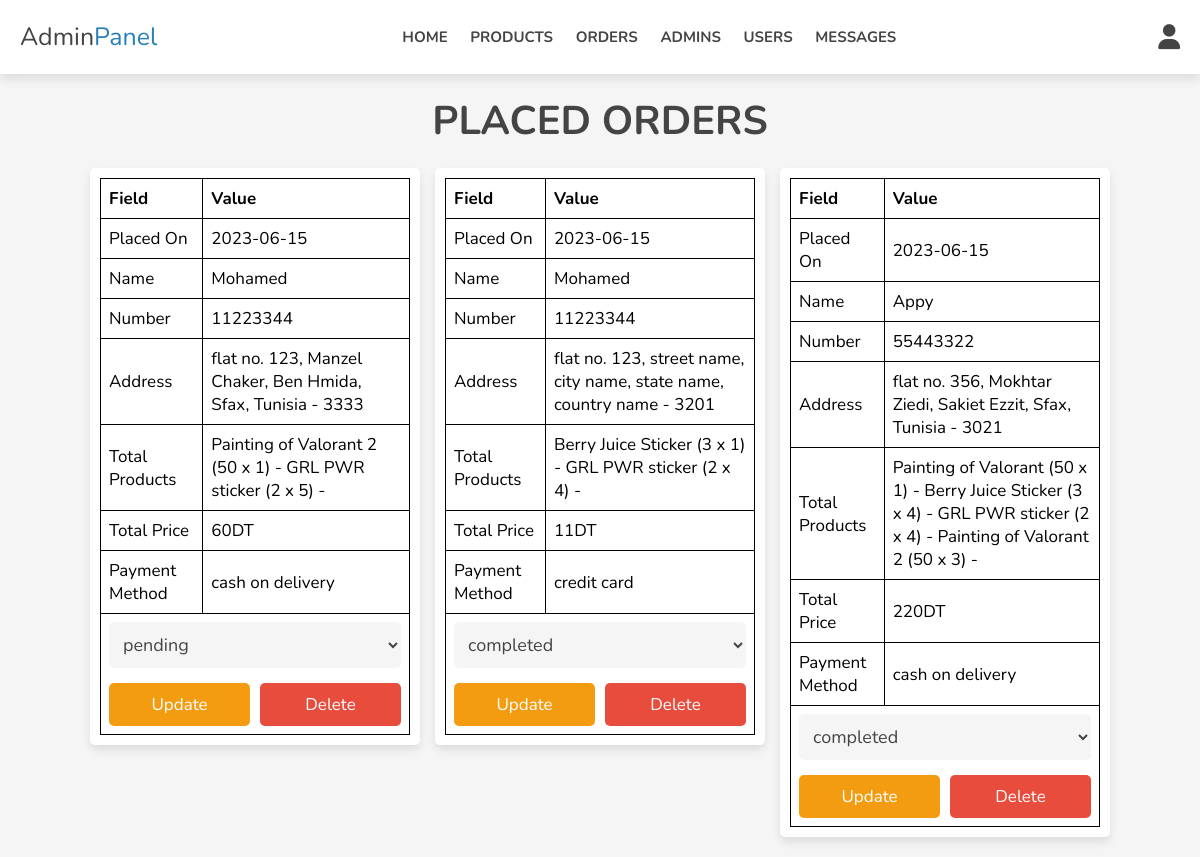
/admin/placed_orders.php (signed in), run on the app's committed database.
### tables this page shows
CREATE TABLE `orders` (
  `id` int(100) NOT NULL,
  `user_id` int(100) NOT NULL,
  `name` varchar(20) NOT NULL,
  `number` varchar(10) NOT NULL,
  `email` varchar(50) NOT NULL,
  `method` varchar(50) NOT NULL,
  `address` varchar(500) NOT NULL,
  `total_products` varchar(1000) NOT NULL,
  `total_price` int(100) NOT NULL,
  `placed_on` date NOT NULL DEFAULT current_timestamp(),
  `payment_status` varchar(20) NOT NULL DEFAULT 'pending'
);

### admin/placed_orders.php (the view, shortened to what this page needs)
<?php
include '../components/connect.php';
?>
<!DOCTYPE html>
<html lang="en">
<head>
   <link rel="stylesheet" href="https://cdnjs.cloudflare.com/ajax/libs/font-awesome/6.1.1/css/all.min.css">
    <link rel="stylesheet" href="../css/admin_style.css?<?php echo time(); ?>">
</head>
<body>
<?php include '../components/admin_header.php'; ?>
<section class="orders">
<h1 class="heading">placed orders</h1>
<div class="box-container">
   <?php
      $select_orders = $conn->prepare("SELECT * FROM `orders`");
      $select_orders->execute();
      if($select_orders->rowCount() > 0){
         while($fetch_orders = $select_orders->fetch(PDO::FETCH_ASSOC)){
   ?>
   <div class="box">
   <table class="table">
  <tr>
    <th>Field</th>
    <th>Value</th>
  </tr>
  <tr>
    <td>Placed On</td>
    <td><span><?= $fetch_orders['placed_on']; ?></span></td>
  </tr>
  <tr>
    <td>Name</td>
    <td><span><?= $fetch_orders['name']; ?></span></td>
  </tr>
  <tr>
    <td>Number</td>
    <td><span><?= $fetch_orders['number']; ?></span></td>
  </tr>
  <tr>
    <td>Address</td>
    <td><span><?= $fetch_orders['address']; ?></span></td>
  </tr>
  <tr>
    <td>Total Products</td>
    <td><span><?= $fetch_orders['total_products']; ?></span></td>
  </tr>
  <tr>
    <td>Total Price</td>
    <td><span><?= $fetch_orders['total_price']; ?>DT</span></td>
  </tr>
  <tr>
    <td>Payment Method</td>
    <td><span><?= $fetch_orders['method']; ?></span></td>
  </tr>
  <tr>
    <td colspan="2">
      <form action="" method="post">
        <select name="payment_status" class="select">
          <option selected disabled><?= $fetch_orders['payment_status']; ?></option>
        </select>
        <div class="flex-btn">
          <input type="submit" value="Update" class="option-btn" name="update_payment">
          <a href="placed_orders.php?delete=<?= $fetch_orders['id']; ?>" class="delete-btn" onclick="return confirm('Delete this order?');">Delete</a>
        </div>
      </form>
    </td>
  </tr>
</table>
   </div>
   <?php
         }
      }else{
         echo '<p class="empty">no orders placed yet!</p>';
      }
   ?>
</div>
</section>
</body>
</html>

### css/admin_style.css (style rules this page uses)
:root { --main-color:#2980b9; --orange:#f39c12; --red:#e74c3c; --black:#444; --white:#fff; --light-color:#777; --light-bg:#f5f5f5; --border:.2rem solid var(--black); --box-shadow:0 .5rem 1rem rgba(0,0,0,.1); }
* { font-family: 'Nunito', sans-serif; margin:0; padding:0; box-sizing: border-box; outline: none; border:none; text-decoration: none; }
html { font-size: 62.5%; overflow-x: hidden; }
body { background-color: var(--light-bg); }
section { padding:2rem; max-width: 1200px; margin:0 auto; }
.heading { font-size: 4rem; color:var(--black); margin-bottom: 2rem; text-align: center; text-transform: uppercase; }
.btn, .delete-btn, .option-btn { display: block; width: 100%; margin-top: 1rem; border-radius: .5rem; padding:1rem 3rem; font-size: 1.7rem; text-transform: capitalize; color:var(--white); cursor: pointer; text-align: center; }
.option-btn { background-color: var(--orange); }
.delete-btn { background-color: var(--red); }
.flex-btn { display: flex; gap:1rem; }
.orders .box-container { display: grid; grid-template-columns: repeat(auto-fit, 33rem); gap:1.5rem; align-items: flex-start; justify-content: center; }
.orders .box-container .box { padding: 10px; padding-top: 1rem; border-radius: .5rem; background-color: var(--white); box-shadow: var(--box-shadow); }
.orders .box-container .select { margin-bottom: .5rem; width: 100%; background-color: var(--light-bg); padding:1rem; font-size: 1.8rem; color:var(--black); border-radius: .5rem; }
.table { border-collapse: collapse; width: 100%; font-size: 1.7rem; }
.table td, .table th { border: 1px solid black; padding: 8px; text-align: left; }
a { text-decoration: none !important; }

### data on the page
orders: placed_on "2023-06-15", name "Mohamed", number "11223344", address "flat no. 123, Manzel Chaker, Ben Hmida, Sfax, Tunisia - 3333", total_products "Painting of Valorant 2 (50 x 1) - GRL PWR sticker (2 x 5) -", total_price "60", method "cash on delivery", payment_status "pending"
orders: placed_on "2023-06-15", name "Mohamed", number "11223344", address "flat no. 123, street name, city name, state name, country name - 3201", total_products "Berry Juice Sticker (3 x 1) - GRL PWR sticker (2 x 4) -", total_price "11", method "credit card", payment_status "completed"
orders: placed_on "2023-06-15", name "Appy", number "55443322", address "flat no. 356, Mokhtar Ziedi, Sakiet Ezzit, Sfax, Tunisia - 3021", total_products "Painting of Valorant (50 x 1) - Berry Juice Sticker (3 x 4) - GRL PWR sticker (2 x 4) - Painting of Valorant 2 (50 x 3) -", total_price "220", method "cash on delivery", payment_status "completed"
